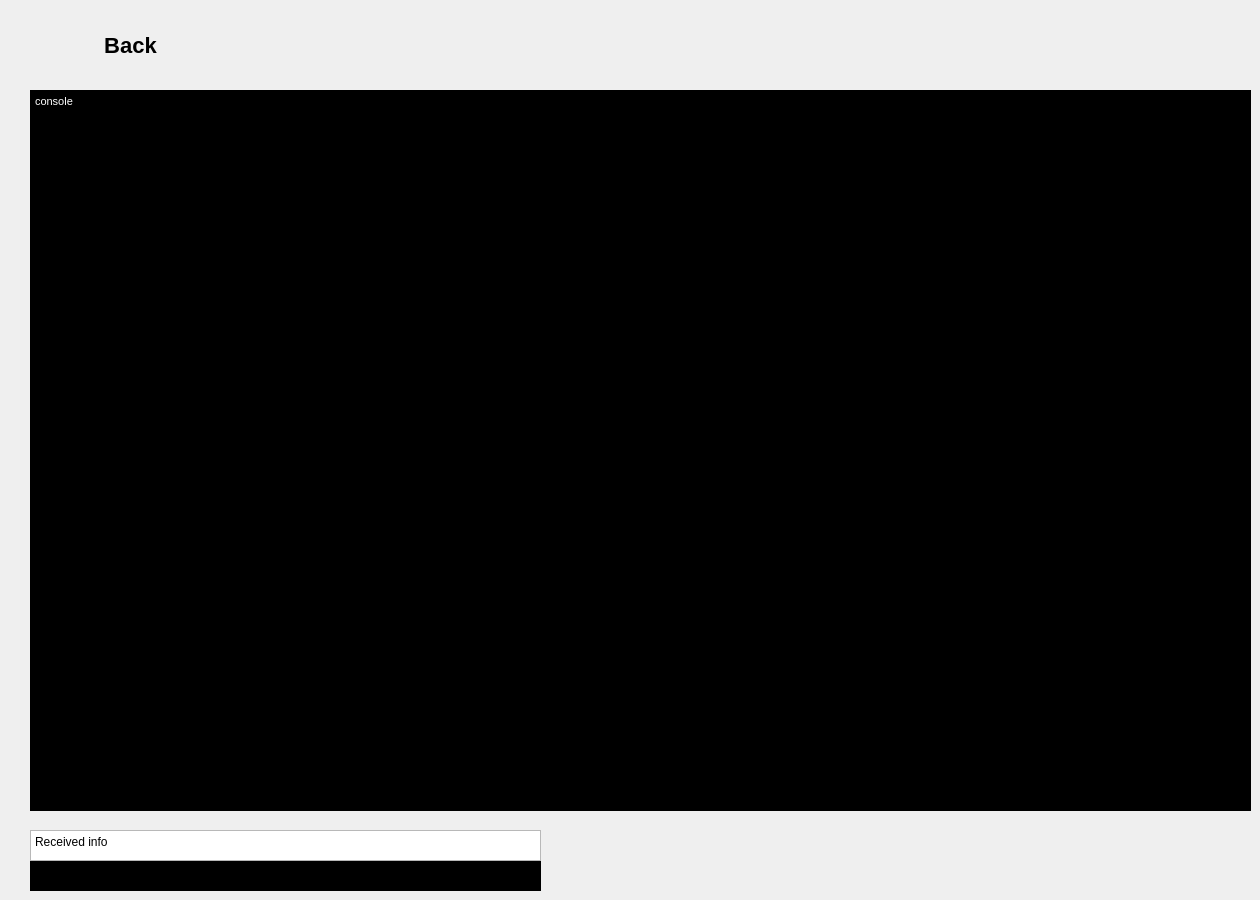
   <widget class="QWidget" name="testPage">
    <widget class="QPushButton" name="menuTestRegime">
     <property name="geometry">
      <rect>
       <x>20</x>
       <y>20</y>
       <width>221</width>
       <height>51</height>
      </rect>
     </property>
     <property name="cursor">
      <cursorShape>PointingHandCursor</cursorShape>
     </property>
     <property name="styleSheet">
      <string notr="true">

#menuTestRegime{
background-color: transparent; 
border:none;
color :black; 
font-size: 22px;
font:bold;
}

#menuTestRegime:hover {
 background-color:black; 
color:white;
}
#menuTestRegime:pressed {
 background-color:grey; 
color: white;
}</string>
     </property>
     <property name="text">
      <string>Back</string>
     </property>
    </widget>
    <widget class="QTextEdit" name="console">
     <property name="geometry">
      <rect>
       <x>30</x>
       <y>90</y>
       <width>1221</width>
       <height>721</height>
      </rect>
     </property>
     <property name="styleSheet">
      <string notr="true">background-color:black;
color:white;</string>
     </property>
     <property name="html">
      <string>&lt;!DOCTYPE HTML PUBLIC &quot;-//W3C//DTD HTML 4.0//EN&quot; &quot;http://www.w3.org/TR/REC-html40/strict.dtd&quot;&gt;
&lt;html&gt;&lt;head&gt;&lt;meta name=&quot;qrichtext&quot; content=&quot;1&quot; /&gt;&lt;style type=&quot;text/css&quot;&gt;
p, li { white-space: pre-wrap; }
&lt;/style&gt;&lt;/head&gt;&lt;body style=&quot; font-family:'MS Shell Dlg 2'; font-size:7.875pt; font-weight:400; font-style:normal;&quot;&gt;
&lt;p style=&quot; margin-top:0px; margin-bottom:0px; margin-left:0px; margin-right:0px; -qt-block-indent:0; text-indent:0px;&quot;&gt;&lt;span style=&quot; font-size:8.25pt;&quot;&gt;console&lt;/span&gt;&lt;/p&gt;&lt;/body&gt;&lt;/html&gt;</string>
     </property>
    </widget>
    <widget class="QTextEdit" name="textEditFilePath">
     <property name="geometry">
      <rect>
       <x>30</x>
       <y>860</y>
       <width>511</width>
       <height>31</height>
      </rect>
     </property>
     <property name="styleSheet">
      <string notr="true">background-color:black;
color:white;</string>
     </property>
     <property name="html">
      <string>&lt;!DOCTYPE HTML PUBLIC &quot;-//W3C//DTD HTML 4.0//EN&quot; &quot;http://www.w3.org/TR/REC-html40/strict.dtd&quot;&gt;
&lt;html&gt;&lt;head&gt;&lt;meta name=&quot;qrichtext&quot; content=&quot;1&quot; /&gt;&lt;style type=&quot;text/css&quot;&gt;
p, li { white-space: pre-wrap; }
&lt;/style&gt;&lt;/head&gt;&lt;body style=&quot; font-family:'MS Shell Dlg 2'; font-size:7.875pt; font-weight:400; font-style:normal;&quot;&gt;
&lt;p style=&quot;-qt-paragraph-type:empty; margin-top:0px; margin-bottom:0px; margin-left:0px; margin-right:0px; -qt-block-indent:0; text-indent:0px; font-family:'Sans Serif'; font-size:9pt;&quot;&gt;&lt;br /&gt;&lt;/p&gt;&lt;/body&gt;&lt;/html&gt;</string>
     </property>
    </widget>
    <widget class="QTextEdit" name="textEdit">
     <property name="geometry">
      <rect>
       <x>30</x>
       <y>830</y>
       <width>511</width>
       <height>31</height>
      </rect>
     </property>
     <property name="html">
      <string>&lt;!DOCTYPE HTML PUBLIC &quot;-//W3C//DTD HTML 4.0//EN&quot; &quot;http://www.w3.org/TR/REC-html40/strict.dtd&quot;&gt;
&lt;html&gt;&lt;head&gt;&lt;meta name=&quot;qrichtext&quot; content=&quot;1&quot; /&gt;&lt;style type=&quot;text/css&quot;&gt;
p, li { white-space: pre-wrap; }
&lt;/style&gt;&lt;/head&gt;&lt;body style=&quot; font-family:'MS Shell Dlg 2'; font-size:7.875pt; font-weight:400; font-style:normal;&quot;&gt;
&lt;p style=&quot; margin-top:0px; margin-bottom:0px; margin-left:0px; margin-right:0px; -qt-block-indent:0; text-indent:0px;&quot;&gt;&lt;span style=&quot; font-family:'Sans Serif'; font-size:9pt;&quot;&gt;Received info&lt;/span&gt;&lt;/p&gt;&lt;/body&gt;&lt;/html&gt;</string>
     </property>
    </widget>
   </widget>
